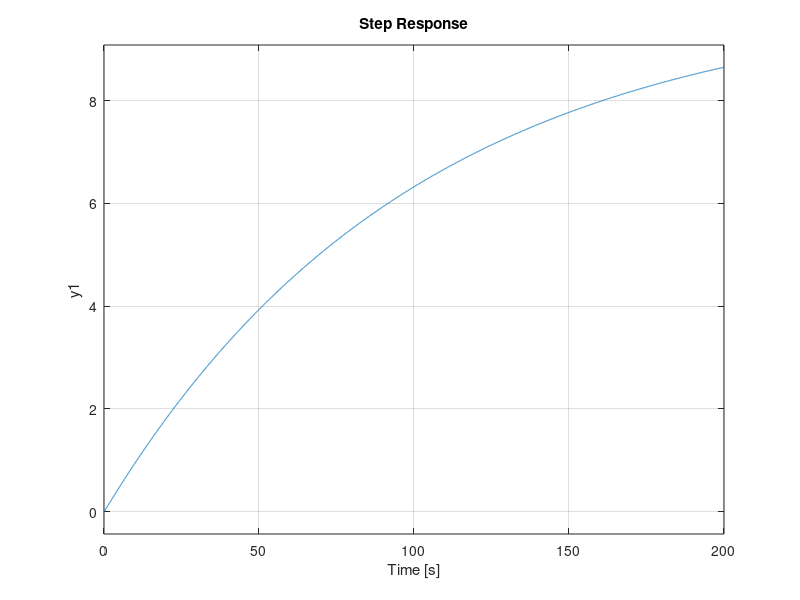

The MATLAB script that drew this image: (Note: this script raises an error after producing the figure.)
J=.1;
b=1
k=.1
r=5;
L=.5

%make Laplase variable.
s=tf('s')

%this is the plant transfer function... also called a DC motor dynamic
%model:
p=k/(J*L*s*s +(b*L+J*r)*s + k^2)

step(p)
pzplot(p)


Tau=10000;
%this is the PID controller transfer function
PID=100/(1/Tau*s + 1);

closedLoopSys=PID*p/(1-PID*p)
step(p)
